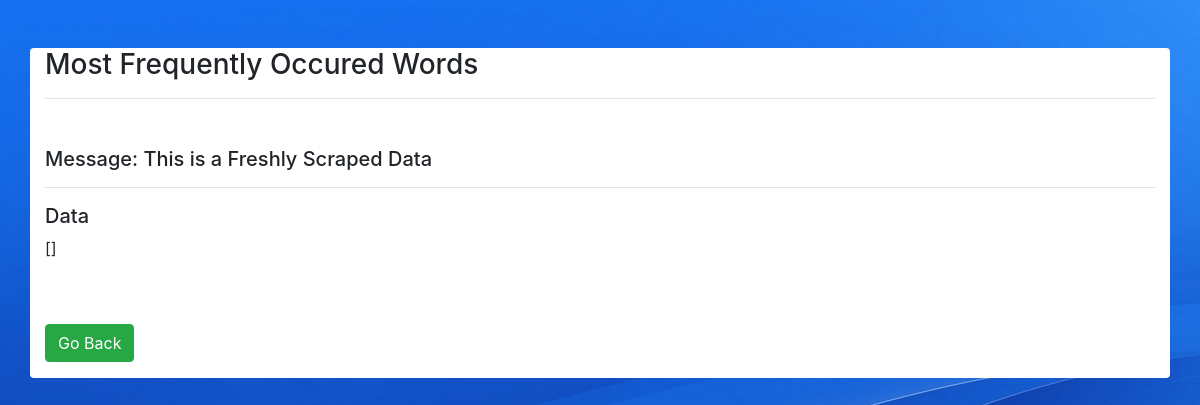
The page /results/2/ on the database as committed earlier.
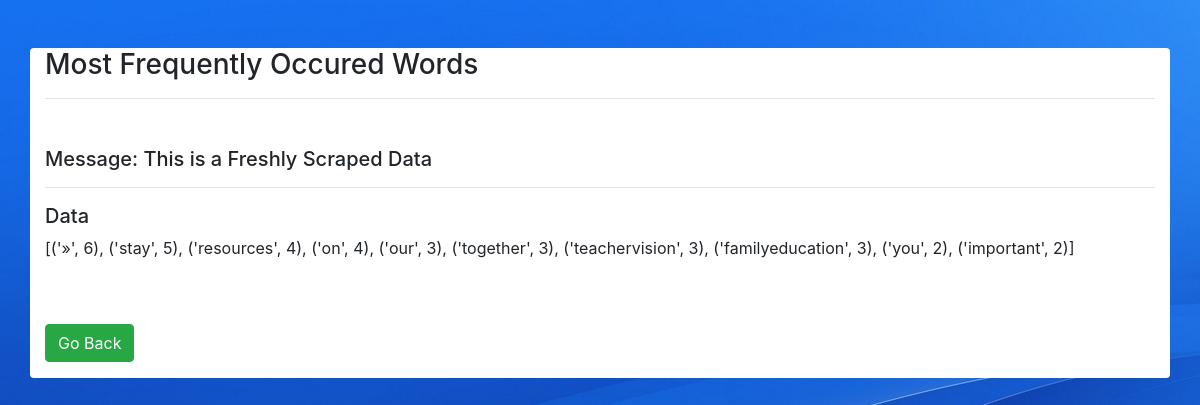
The same page on the database as committed later.
### counter/models.py (models this page shows, shortened)
class storage(models.Model):
    key=models.IntegerField(primary_key=True,auto_created=True)
    url=models.CharField(max_length=100)
    list_words=models.CharField(max_length=100)

### counter/views.py (the view)
# urls.py: path('results/<str:pk>/',views.result,name='result'),
def result(request,pk):
    dl=[]
    global flag
    if  flag==False:
        message="This is a Freshly Scraped Data"
    elif flag==True:
        message="This is a Already Scraped Data"
        flag=False
    data=storage.objects.filter(key=pk)
    for i in data:
        dl=(i.list_words)
    context={
        'msg':message,
        'data':dl
    }
    return render(request,'result.html',context)

### counter/templates/result.html (shortened to what this page needs)
<!doctype html>
<html lang="en">
  <head>
    {% load static %}
    <link rel="stylesheet" href="https://stackpath.bootstrapcdn.com/bootstrap/4.4.1/css/bootstrap.min.css">
  </head>
  <body>
    <div class="container rounded mt-5">
        <h3>Most Frequently Occured Words</h3>
        <hr class="mb-5">
        <h5>Message: {{msg}}</h5>
        <hr>
        <h5>Data</h5>
        <p>{{data}}</p>
        <h5><a class="btn btn-success mt-5 mb-3" href="{% url 'index' %}">Go Back</a></h5>
    </div>
  </body>
</html>

Rows that differ between the two databases and show on the page:
added storage: list_words "[('»', 6), ('stay', 5), ('resources', 4), ('on', 4), ('our', 3), ('together', 3), ('teachervision', 3), ('familyeducation', 3), ('you', 2), ('important', 2)]"
Other text that changed with them:
{{ data }}: "[]" → (not shown)
